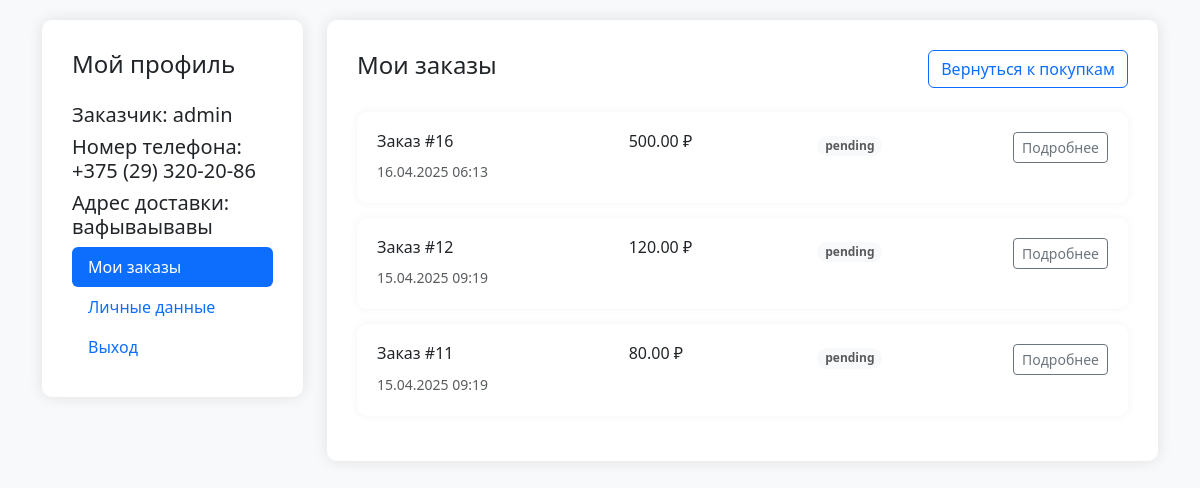
The app's page /profile.php (signed in) with its own data.
### tables this page shows
CREATE TABLE `users` (
  `id` int(11) NOT NULL,
  `username` varchar(50) NOT NULL,
  `password` varchar(255) NOT NULL,
  `email` varchar(100) NOT NULL,
  `phone` varchar(20) DEFAULT NULL,
  `address` text DEFAULT NULL
);

CREATE TABLE `orders` (
  `id` int(11) NOT NULL,
  `user_id` int(11) NOT NULL,
  `total_price` decimal(10,2) NOT NULL,
  `created_at` timestamp NOT NULL DEFAULT current_timestamp(),
  `status` enum('pending','completed','cancelled') DEFAULT 'pending',
  `order_date` timestamp NOT NULL DEFAULT current_timestamp(),
  `comment` text NOT NULL,
  `delivery_address` text DEFAULT NULL
);

### profile.php (the view, shortened to what this page needs)
<?php
require 'db.php';
$user_id = $_SESSION['user_id'];
$stmt = $pdo->prepare("SELECT username, email, phone, address FROM users WHERE id = ?");
$stmt->execute([$user_id]);
$user = $stmt->fetch();
$stmt = $pdo->prepare("SELECT id, total_price, order_date, status FROM orders WHERE user_id = ? ORDER BY order_date DESC");
$stmt->execute([$user_id]);
$orders = $stmt->fetchAll();
?>
<!DOCTYPE html>
<html lang="ru">
<head>
    <link href="https://cdn.jsdelivr.net/npm/bootstrap@5.3.0/dist/css/bootstrap.min.css" rel="stylesheet">
    <link rel="stylesheet" href="./css/stylesp.css">
</head>
<body>
    <div class="container">
        <div class="row">
            <div class="col-md-3">
                <div class="profile-card">
                    <h4 class="mb-4">Мой профиль</h4>
                    <h5>Заказчик: <?= $user['username'] ?></h5>
                    <h5>Номер телефона: <?= $user['phone'] ?></h5>
                    <h5>Адрес доставки: <?= $user['address'] ?></h5>
                    <ul class="nav nav-pills flex-column">
                        <li class="nav-item">
                            <a class="nav-link active" href="profile.php">Мои заказы</a>
                        </li>
                        <li class="nav-item">
                            <a class="nav-link" href="profile_edit.php">Личные данные</a>
                        </li>
                        <li class="nav-item">
                            <a class="nav-link" href="logout.php">Выход</a>
                        </li>
                    </ul>
                </div>
            </div>
            <div class="col-md-9">
                <div class="profile-card">
                    <div class="d-flex justify-content-between align-items-center mb-4">
                        <h4>Мои заказы</h4>
                        <a href="index.php" class="btn btn-outline-primary">Вернуться к покупкам</a>
                    </div>
                    <?php if (empty($orders)): ?>
                        <div class="alert alert-info">У вас пока нет заказов</div>
                    <?php else: ?>
                        <?php foreach ($orders as $order): ?>
                            <div class="order-card">
                                <div class="row">
                                    <div class="col-md-4">
                                        <h6>Заказ #<?= $order['id'] ?></h6>
                                        <small class="text-muted"><?= date('d.m.Y H:i', strtotime($order['order_date'])) ?></small>
                                    </div>
                                    <div class="col-md-3">
                                        <h6><?= $order['total_price'] ?> ₽</h6>
                                    </div>
                                    <div class="col-md-3">
                                        <?php
                                        $status_class = '';
                                        switch ($order['status']) {
                                            default:
                                                $status_class = 'text-muted';
                                                $status_text = $order['status'];
                                        }
                                        ?>
                                        <span class="badge rounded-pill bg-light <?= $status_class ?>"><?= $status_text ?></span>
                                    </div>
                                    <div class="col-md-2 text-end">
                                        <a href="order_details.php?id=<?= $order['id'] ?>" class="btn btn-sm btn-outline-secondary">Подробнее</a>
                                    </div>
                                </div>
                            </div>
                        <?php endforeach; ?>
                    <?php endif; ?>
                </div>
            </div>
        </div>
    </div>
</body>
</html>

### css/stylesp.css (style rules this page uses)
body { background-color: #f8f9fa; padding-top: 20px; }
.profile-card { background-color: white; border-radius: 10px; box-shadow: 0 0 15px rgba(0,0,0,0.1); padding: 30px; margin-bottom: 30px; }
.order-card { background-color: white; border-radius: 10px; box-shadow: 0 0 10px rgba(0,0,0,0.05); padding: 20px; margin-bottom: 15px; transition: transform 0.2s; }
.nav-pills .nav-link.active { background-color: #0d6efd; }
@media (min-width: 768px) { .container, .container-md, .container-sm { max-width: 95%; } }

### records on screen
users: username "admin", phone "+375 (29) 320-20-86", address "вафываывавы"
orders: id "16", order_date "16.04.2025 06:13", total_price "500.00", status "pending"
orders: id "12", order_date "15.04.2025 09:19", total_price "120.00", status "pending"
orders: id "11", order_date "15.04.2025 09:19", total_price "80.00", status "pending"
